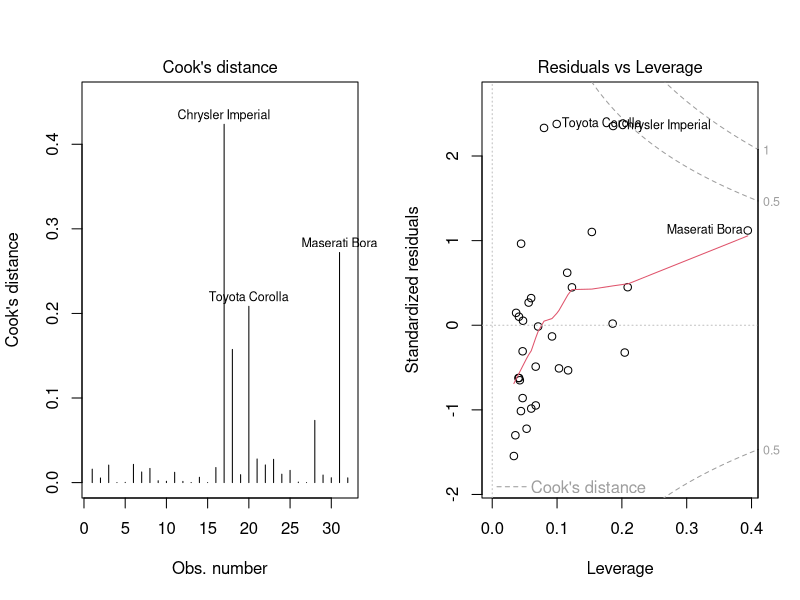

Recreate this plot in R.
# STT-2100 - Chapitre 10 - Observations aberrantes et influentes avec R
# Exemples de la fiche R, automne 2026.

# Calculer les diagnostics
donnees <- mtcars
mod <- lm(mpg ~ wt + hp, data = donnees)
n <- nobs(mod)
pprime <- length(coef(mod))
diagnostic <- data.frame(
  voiture = rownames(model.frame(mod)),
  levier = hatvalues(mod),
  standardise = rstandard(mod),
  studentise = rstudent(mod),
  cook = cooks.distance(mod),
  dffits = dffits(mod),
  covratio = covratio(mod))
diagnostic$signal <- with(diagnostic,
  levier > 2 * pprime / n | abs(studentise) > 2 |
  cook > 4 / (n - pprime))
diagnostic[order(diagnostic$cook, decreasing = TRUE), ]

# Changements des coefficients
dfbeta(mod)
dfbetas(mod)
influence.measures(mod)
par(mfrow = c(1, 2))
plot(mod, which = 4)
plot(mod, which = 5)
par(mfrow = c(1, 1))

# Analyse de sensibilité
i <- which.max(cooks.distance(mod))
rownames(donnees)[i]
mod_sans <- lm(mpg ~ wt + hp, data = donnees[-i, ])
cbind(avec = coef(mod), sans = coef(mod_sans))
profil <- data.frame(wt = 3, hp = 110)
rbind(avec = predict(mod, newdata = profil),
      sans = predict(mod_sans, newdata = profil))

# Dépistage simultané des valeurs aberrantes
alpha <- 0.05
seuil <- qt(1 - alpha / (2 * n), df = n - pprime - 1)
diagnostic[abs(diagnostic$studentise) > seuil, ]
